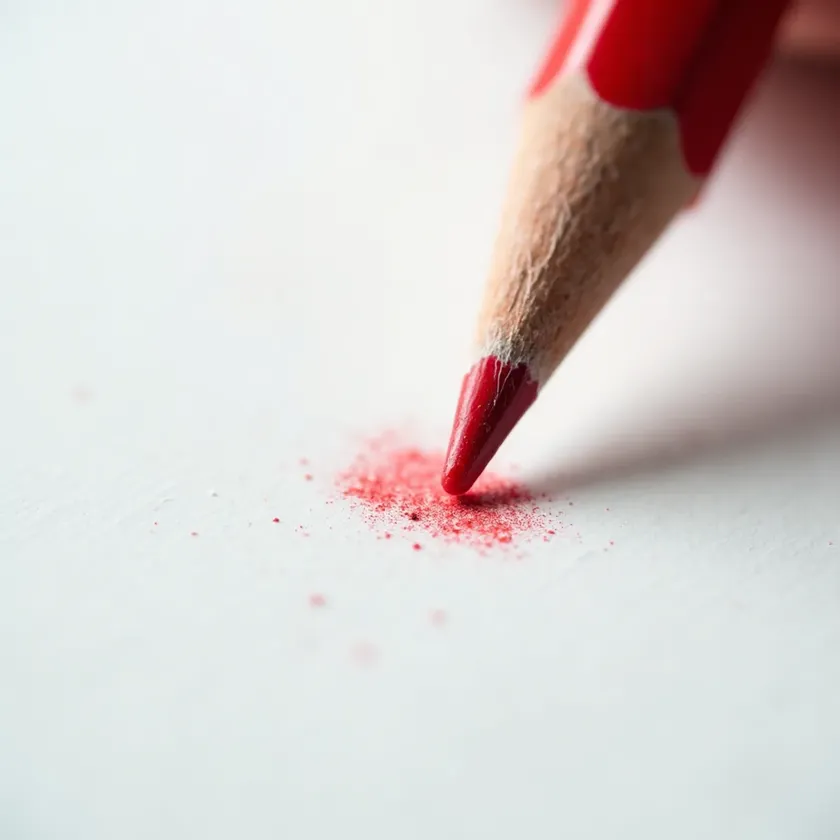
#> input picture site/src/assets/pencil-tip.webp, 840 x 840 px, shrunk from 1200 x 1200 before the run
$ python pencil.py ../../site/src/assets/pencil-tip.webp
#> lines starting #> are read from the running program, lines starting #| are printed output that depends on the picture
"""Pencil stages made from the colour frame itself, so every shot lines up with it pixel for pixel.

  python3 pencil.py <art/short/colour-N.png>   writes pencil-N.png next to it

The colour illustration already has graphite linework under its paint. A colour-dodge blend of the greyscale
against its blurred inverse keeps those lines and drops the paint; a light paper tone and grain finish it.
Shots in the film mix this pencil frame with the colour frame through per-object masks (scenes.json "regions").
"""
import sys, pathlib
import cv2
import numpy as np


def pencil(colour_bgr: np.ndarray) -> np.ndarray:
    grey = cv2.cvtColor(colour_bgr, cv2.COLOR_BGR2GRAY).astype(np.float32)
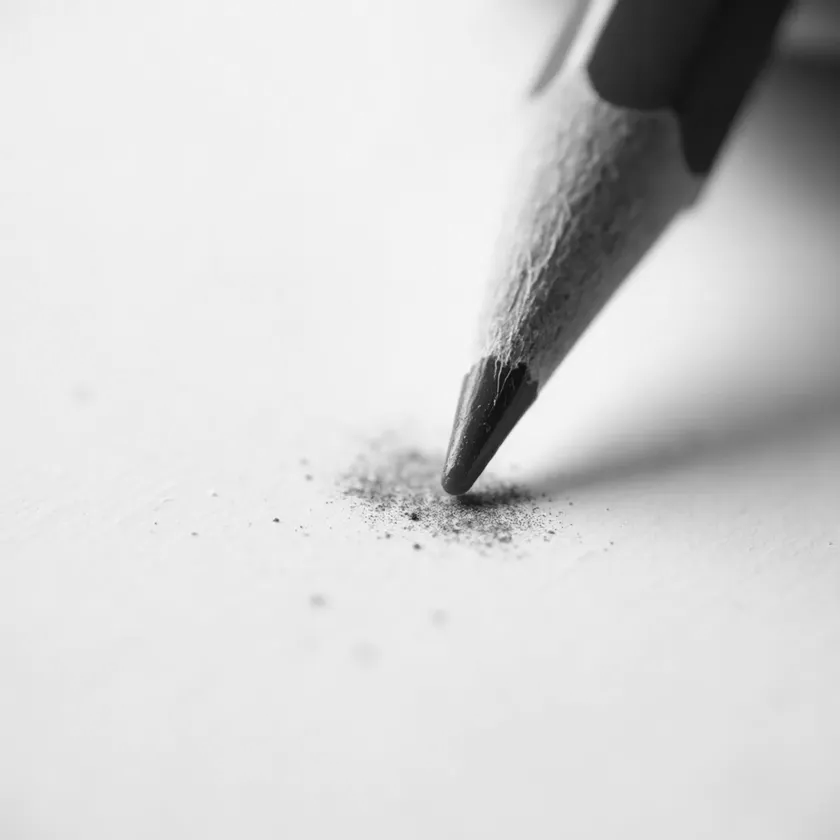
#> grey: shape (840, 840) float32; min 11, max 250, mean 209.6
#> colour_bgr is the input picture: shape (840, 840, 3); mean B, G, R 206.3, 207.9, 214.2
    blur = cv2.GaussianBlur(255 - grey, (0, 0), 14)
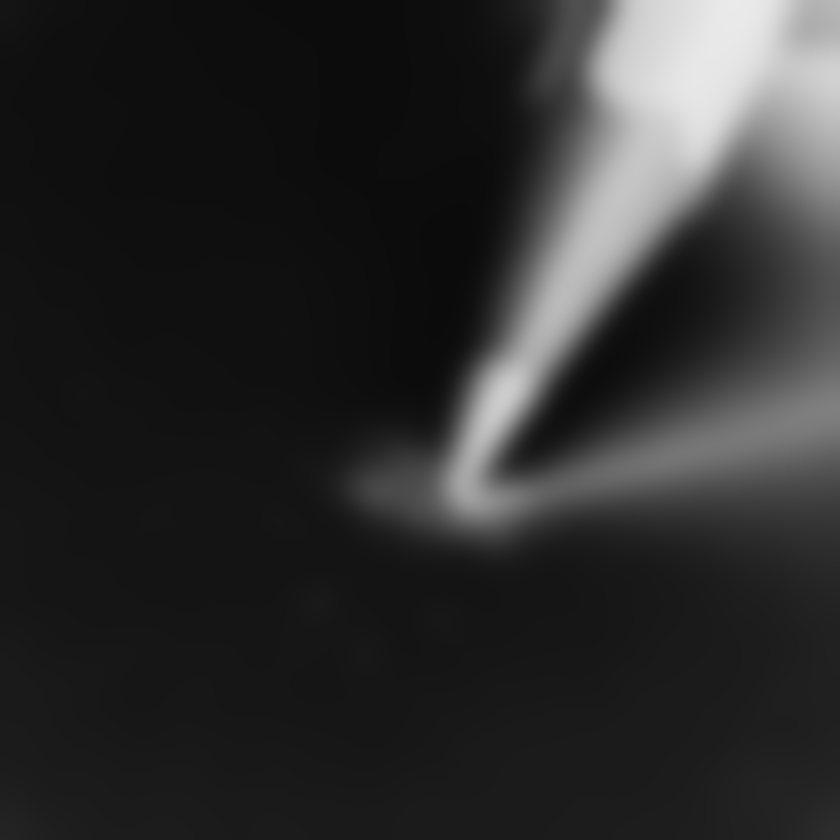
#> blur: shape (840, 840) float32; min 11.33, max 234.2, mean 45.4
    dodge = np.clip(grey * 255 / np.maximum(255 - blur, 1), 0, 255)
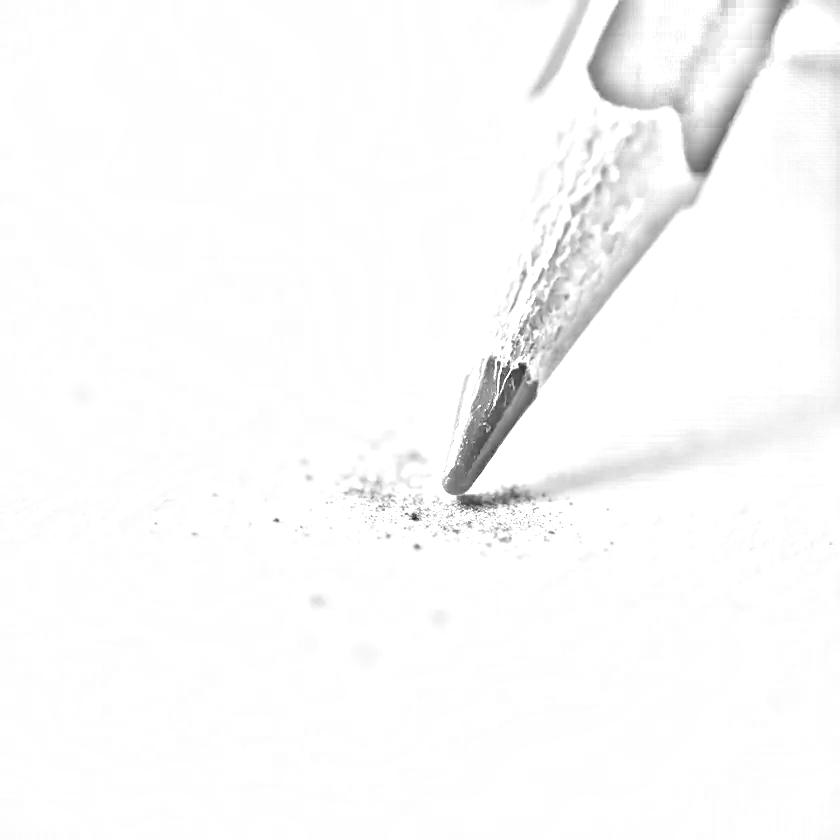
#> dodge: shape (840, 840) float32; min 30.6, max 255, mean 250.7
    lines = 255 - (255 - dodge) * 1.35                       # firmer strokes
    rng = np.random.default_rng(3)                           # fixed grain, so a re-run gives the same frame
    grain = rng.normal(0, 3, grey.shape).astype(np.float32)
    paper = np.clip(np.minimum(lines, 250) + grain, 0, 255)
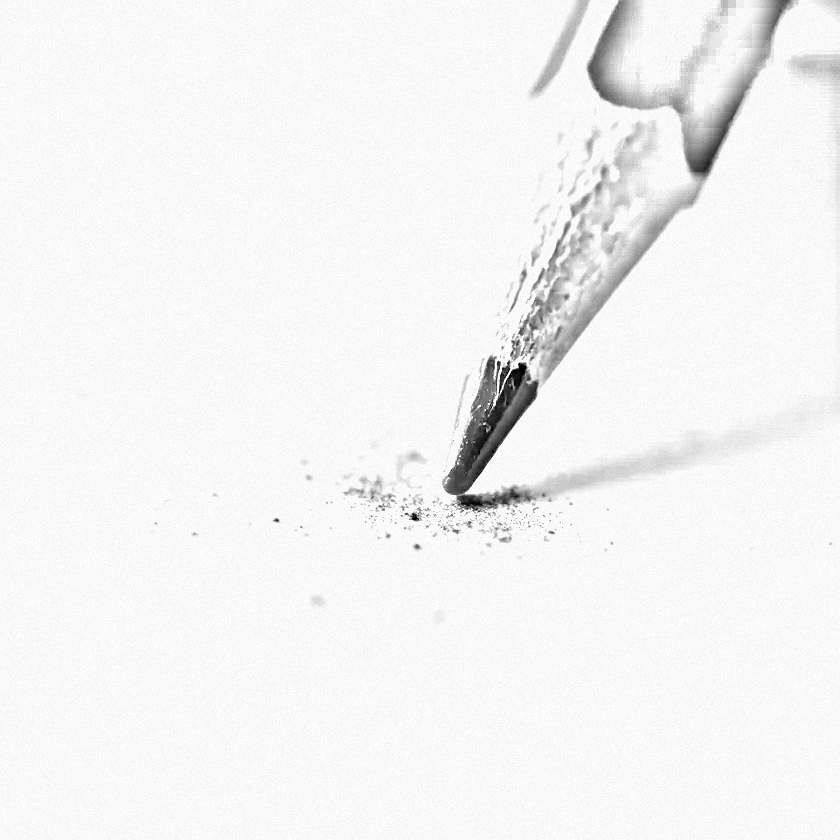
#> paper: shape (840, 840) float32; min 0, max 255, mean 244.8
    tone = np.array([0.985, 0.99, 1.0], np.float32)          # graphite grey on cool white paper (BGR)
    return np.clip(paper[..., None] * tone, 0, 255).astype(np.uint8)


if __name__ == "__main__":
    src = pathlib.Path(sys.argv[1])
    out = src.with_name(src.name.replace("colour", "pencil"))
    cv2.imwrite(str(out), pencil(cv2.imread(str(src))))
    print(out)
